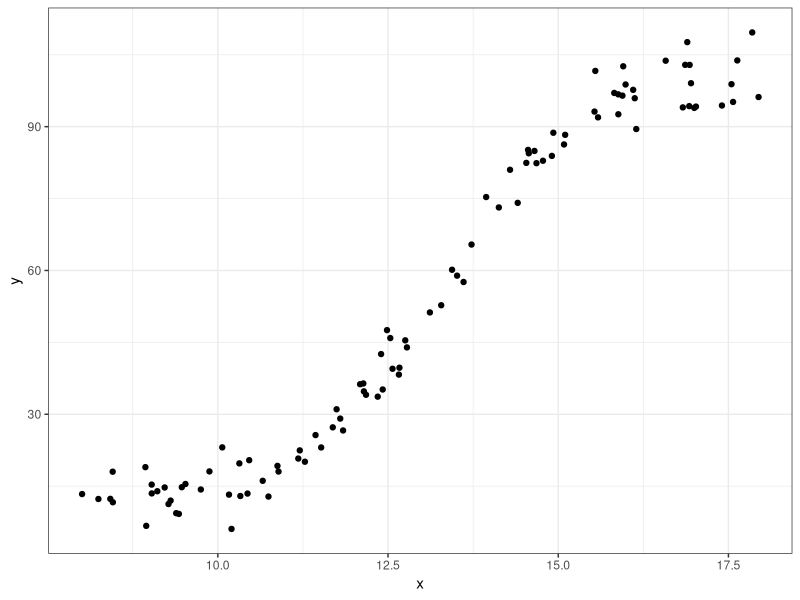

Here is the R script that generated this plot: (Note: this script raises an error after producing the figure.)
library(tidyverse)
library(FNN)

# Generated sample ----------------------------------------------------------

n_obs <- 100

set.seed(123)

data <- tibble(x = sort(runif(n = n_obs, min = 8, max = 18)), 
                y = 45*tanh(x/1.9 - 7) + 57 + rnorm(n = n_obs, mean = 0, sd = 4))

data %>% 
  ggplot(aes(x, y)) + 
  geom_point() + 
  theme_bw()


# KNN ---------------------------------------------------------------------

# training and test -------------------------------------------------------

validation <- tibble(x = sort(runif(n = n_obs, min = 8, max = 18)), 
                     y = 45*tanh(x/1.9 - 7) + 57 + rnorm(n = n_obs, mean = 0, sd = 4)) 

#tibble to compare the results
results <- tibble(k = 1:100, mse = NA_real_)

knn.reg(train = data$x, 
        test = matrix(data$x[1:10]), 
        y =  data$y, 
        k = 10)$pred

for (i in 1:nrow(results)){
  #ajust the knn with k = i
  y_fit <- knn.reg(train = data$x, 
                   test = matrix(validation$x), 
                   y =  data$y, 
                   k = i)
  #calculates the MSE for k = i
  results$mse[i] <- mean((validation$y - y_fit$pred)^2)
}

results %>%
  arrange(mse)

x_pred <- seq(8, 18, 0.1)

tibble(ajuste = x_pred,
       y_fit = knn.reg(train = data$x, 
                       test = matrix(validation$x), 
                       y =  data$y, 
                       k = 5)$pred) %>% 
  ggplot(aes(ajuste, y_fit)) + 
  geom_point(data = data, aes(x, y)) +
  geom_step(color = "red")

# Cross Validation --------------------------------------------------------
